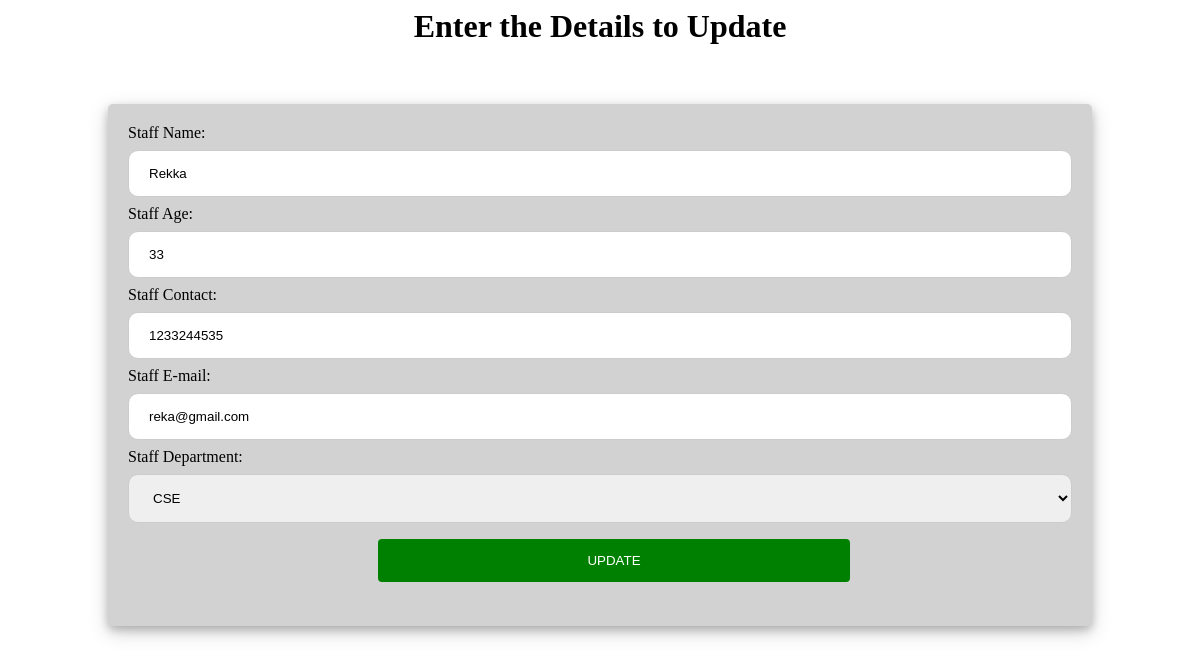
The app's page /update/6 with its own data.
### Staff/models.py (models this page shows)
class STAFF_PERSONAL(models.Model):
    staff_name=models.CharField(max_length=30)
    staff_age=models.IntegerField()
    staff_contact=models.CharField(max_length=10)
    staff_email=models.EmailField(max_length=30)
    staff_department=models.CharField(choices=Departments,max_length=30)
    class Meta:
        ordering=('-staff_age',)

### Staff/views.py (the view)
# urls.py: path('update/<id>',UpdateStaff),
def UpdateStaff(request,id):
    details=STAFF_PERSONAL.objects.get(id=id)
    if request.method =="POST":
        form = Staff_Form(request.POST,instance=details)
        if form.is_valid():
            form.save()
        return redirect("staff_details")
    else:
        return render(request,'Staff/updateForm.html',{'details':details})

### templates/Staff/updateForm.html (shortened to what this page needs)
<html>
    <head>
    </head>
    <body>
        <h1 style="text-align: center;">Enter the Details to Update </h1><br>
        <div id="form">
        <form method="POST">
            Staff Name:<input type="text" name="staff_name" value="{{details.staff_name}}" readonly><br>
            Staff Age:<input type="text" name="staff_age" value="{{details.staff_age}}" readonly><br>
            Staff Contact:<input type="text" name="staff_contact" value="{{details.staff_contact}}"><br>
            Staff E-mail:<input type="email" name="staff_email" value="{{details.staff_email}}"><br>
            Staff Department:<select name="staff_department" value="{{details.staff_department}}" aria-readonly="true">
                <option value="ComputerScience">CSE</option>
              </select><br>
            <input type="submit" value="UPDATE">
        </form>
        </div>
    </body>
</html>

### templates/Staff/updateForm.html (style rules this page uses)
#form { display:block; border-radius: 5px; height:auto; background-color: rgb(210,210,210); margin:20px 100px; padding: 20px; box-shadow: 0 4px 8px 0 rgba(0, 0, 0, 0.2), 0 6px 20px 0 rgba(0, 0, 0, 0.19); }
input[type], select,textarea,text { width: 100%; padding: 15px 20px; margin: 8px 0; display: inline-block; border: 1px solid #ccc; border-radius: 10px; box-sizing: border-box; }
input[type=submit] { width: 50%; text-align:center; background:green; color: white; padding: 14px 20px; margin: 8px 250px; border: none; border-radius: 4px; cursor: pointer; }

### records on screen
STAFF_PERSONAL: staff_name "Rekka", staff_age "33", staff_contact "1233244535", staff_email "reka@gmail.com", staff_department "CSE"
